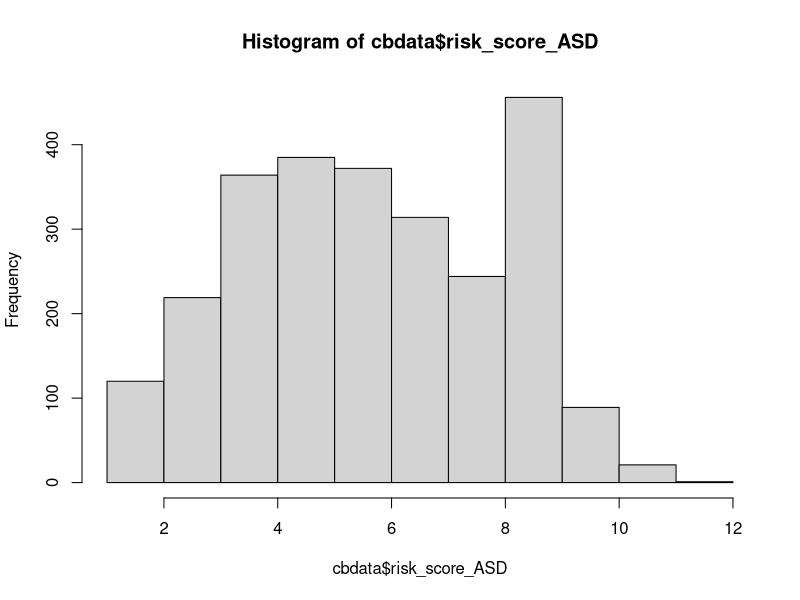
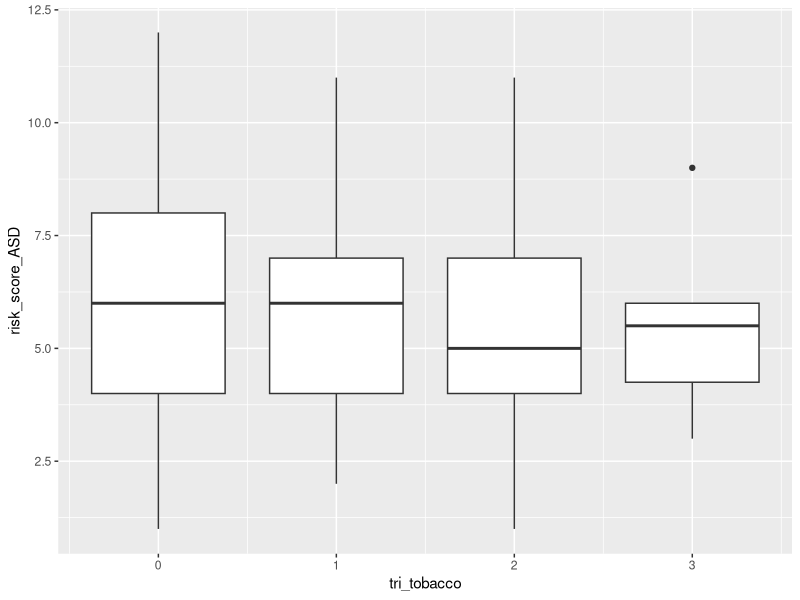
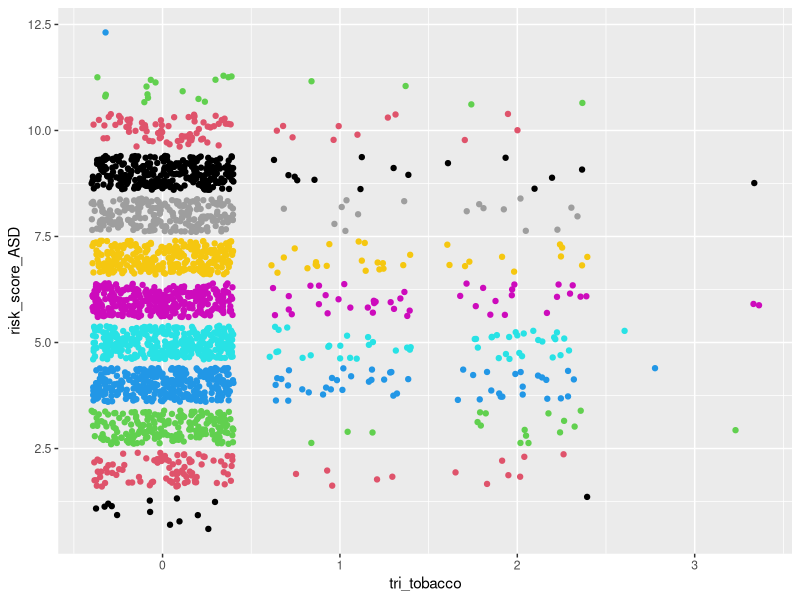
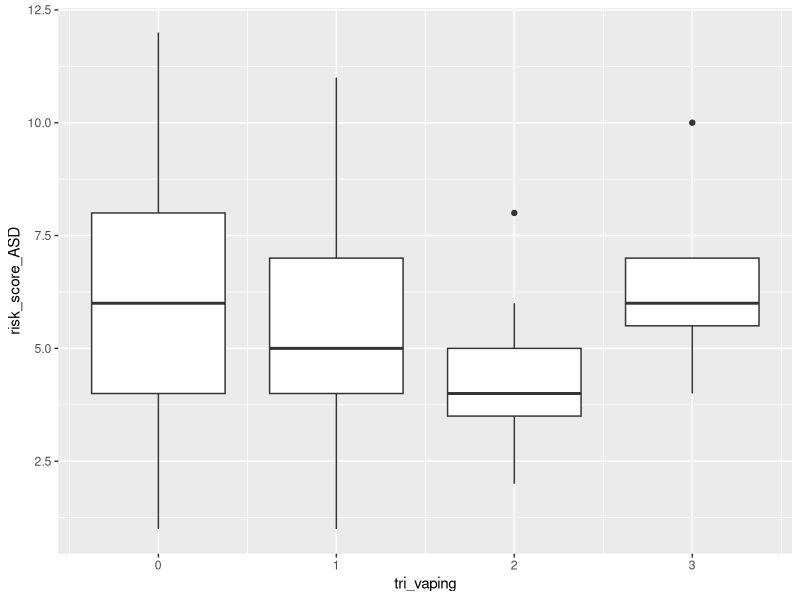
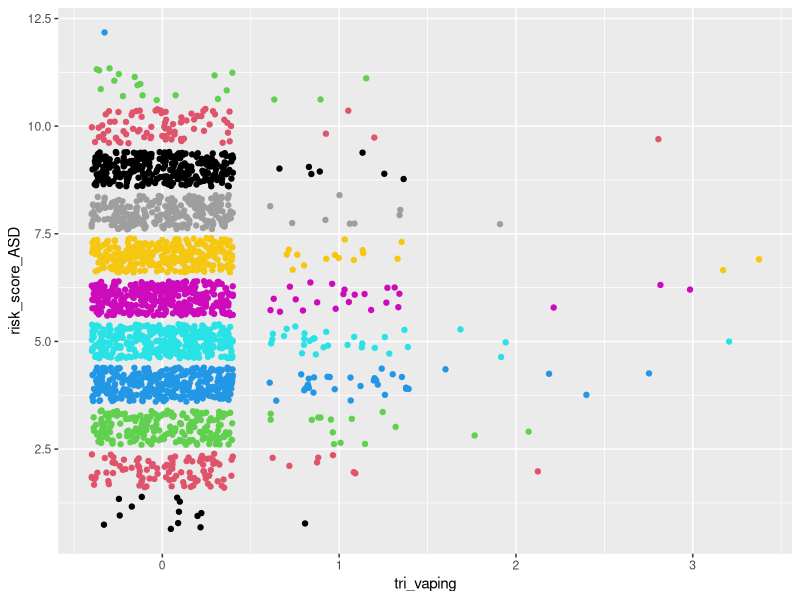
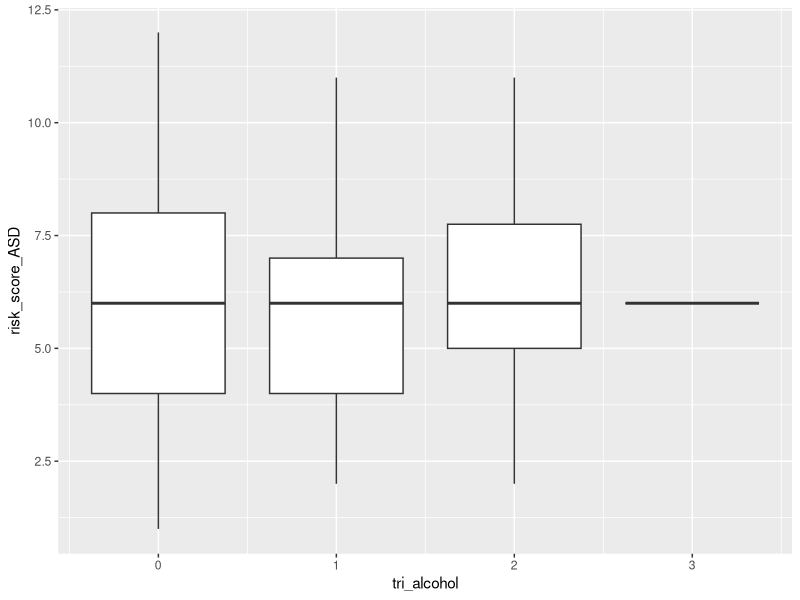
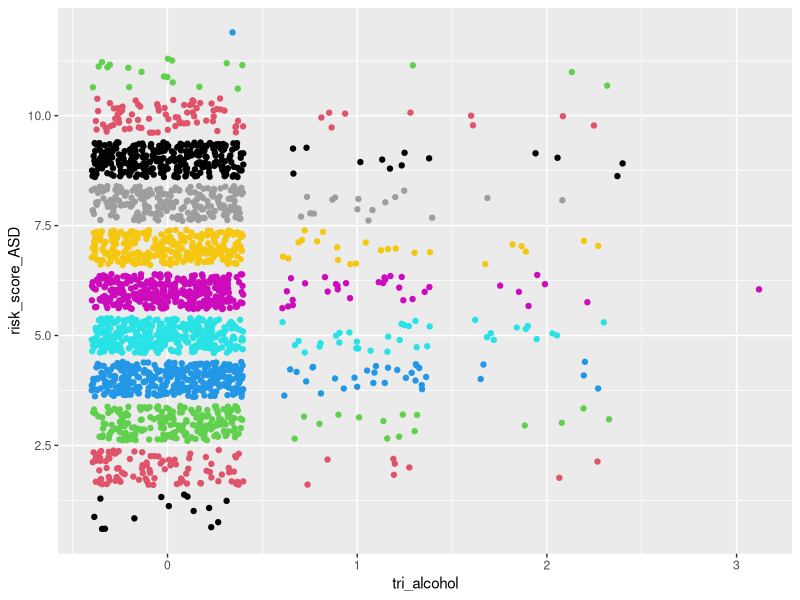
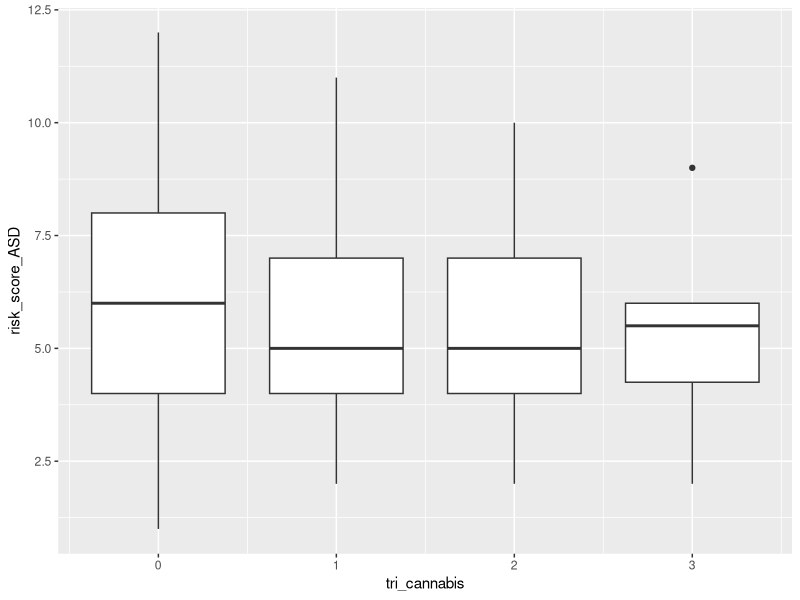

Recreate these plots in R, in order.
## ---- chunk 1
#load packages
library(readr)
library(dplyr)
library(stringr)
## ---- chunk 2
#load data
cbdata <- read_csv("ChatterBabyData.csv")
## ---- chunk 3
mean(cbdata$risk_score_ASD)
var(cbdata$risk_score_ASD)
hist(cbdata$risk_score_ASD)
## ---- chunk 4
which(colnames(cbdata) == "mat_dep"):which(colnames(cbdata) == "momfever")
cbdata[,c(126:133)][is.na(cbdata[,c(126:133)])] <- 0

cbdata$art[is.na(cbdata$art)] <- 0 
cbdata$asd_genetic[is.na(cbdata$asd_genetic)] <- 0 

#fix some NA's in totalpregnancies by setting to number of live births
cbdata$totalpregnancies[which(is.na(cbdata$totalpregnancies) == TRUE & is.na(cbdata$momlivebirths) == FALSE)] <- 
cbdata$momlivebirths[which(is.na(cbdata$totalpregnancies) == TRUE & is.na(cbdata$momlivebirths) == FALSE)]

#fix some NA's in totalpregnancies by setting to 1 if no siblings and not adopted
cbdata$totalpregnancies[which(is.na(cbdata$totalpregnancies) == TRUE & cbdata$birthordertotal == 0 & cbdata$adoption == 0)] <- 1

# set live births to number of total pregnancies 
# if number of total pregnancies = number of total siblings + 1(baby)
# so as to not include miscarriages
cbdata$momlivebirths[which((is.na(cbdata$momlivebirths) == TRUE) &
                           (cbdata$totalpregnancies == (cbdata$birthordertotal + 1)))] <-
  cbdata$totalpregnancies[which((is.na(cbdata$momlivebirths) == TRUE) & 
                                (cbdata$totalpregnancies == (cbdata$birthordertotal + 1)))]

# set live births to number of total pregnancies 
# if number of total pregnancies = number of full siblings + 1(baby) 
# so as to not include miscarriages (where birthordertotal = 0 because of NA in olderhalfsiblings)
cbdata$momlivebirths[which((is.na(cbdata$momlivebirths) == TRUE) &
                           (cbdata$totalpregnancies == (cbdata$numberfullsiblings + 1)))] <-
  cbdata$totalpregnancies[which((is.na(cbdata$momlivebirths) == TRUE) & 
                                (cbdata$totalpregnancies == (cbdata$numberfullsiblings + 1)))]

# set live births to number of full siblings + 1
# if number of total pregnancies > number of full siblings and 
# number of older half siblings = 0 so as to not include children only from father and miscarriages
cbdata$momlivebirths[which((is.na(cbdata$momlivebirths) == TRUE) & 
                           (cbdata$totalpregnancies > cbdata$numberfullsiblings) &
                           cbdata$olderhalfsiblings == 0 )] <-
  cbdata$numberfullsiblings[which((is.na(cbdata$momlivebirths) == TRUE) & 
                                  (cbdata$totalpregnancies > cbdata$numberfullsiblings) &
                                  cbdata$olderhalfsiblings == 0 )] + 1
## ---- chunk 5
# classify as post partum psychosis
cbdata <- cbdata %>% mutate(maternalpregnancyproblems___20 = replace(maternalpregnancyproblems___20, maternalpregnancyproblems_other == "post partum anxiety" | maternalpregnancyproblems_other == "Post partum anxiety" | maternalpregnancyproblems_other == "Post-partum anxiety" | maternalpregnancyproblems_other == "Postpartum hemorrhaging" | maternalpregnancyproblems_other == "Perinatal anxiety",1))
cbdata <- cbdata %>% mutate(maternalpregnancyproblems_other = replace(maternalpregnancyproblems_other, maternalpregnancyproblems_other == "post partum anxiety" | maternalpregnancyproblems_other == "Post partum anxiety" | maternalpregnancyproblems_other == "Post-partum anxiety" | maternalpregnancyproblems_other == "Postpartum hemorrhaging" | maternalpregnancyproblems_other == "Perinatal anxiety", NA ))

# classify as Chorioamnionitis 
cbdata <- cbdata %>% mutate(maternalpregnancyproblems___21 = replace(maternalpregnancyproblems___21, maternalpregnancyproblems_other == "Chorioamnionitis", 1))
cbdata <- cbdata %>% mutate(maternalpregnancyproblems_other = replace(maternalpregnancyproblems_other, maternalpregnancyproblems_other == "Chorioamnionitis", NA))

# classify as bleeding
cbdata <- cbdata %>% mutate(maternalpregnancyproblems___14 = replace(maternalpregnancyproblems___14, maternalpregnancyproblems_other == "Unusual pain in the abdomen, stress, miscarriage probability, bleeding.", 1))
cbdata <- cbdata %>% mutate(maternalpregnancyproblems_other = replace(maternalpregnancyproblems_other, maternalpregnancyproblems_other == "Unusual pain in the abdomen, stress, miscarriage probability, bleeding.", NA))

# classify as preterm labor
cbdata <- cbdata %>% mutate(maternalpregnancyproblems___11 = replace(maternalpregnancyproblems___11, maternalpregnancyproblems_other == "Early contractions with diction starting at 30 weeks. I received steroid shot to develop baby's lungs faster.", 1))
cbdata <- cbdata %>% mutate(maternalpregnancyproblems_other = replace(maternalpregnancyproblems_other, maternalpregnancyproblems_other == "Early contractions with diction starting at 30 weeks. I received steroid shot to develop baby's lungs faster.", NA))

# classify as History of recurrent miscarriage/ recurrent pregnancy loss 
cbdata <- cbdata %>% mutate(maternalpregnancyproblems___10 = replace(maternalpregnancyproblems___10, maternalpregnancyproblems_other == "Prior full term stillbirth; had double nuchal cord resulting in emergent csection at 36 weeks", 1))
cbdata <- cbdata %>% mutate(maternalpregnancyproblems_other = replace(maternalpregnancyproblems_other, maternalpregnancyproblems_other == "Prior full term stillbirth; had double nuchal cord resulting in emergent csection at 36 weeks", NA))

# classify as hypertension
cbdata <- cbdata %>% mutate(maternalpregnancyproblems___9 = replace(maternalpregnancyproblems___9, maternalpregnancyproblems_other == "Protein in urine day of induction and hypertension only at 38 weeks" | maternalpregnancyproblems_other == "Mild hypertension at 37 weeks", 1))
cbdata <- cbdata %>% mutate(maternalpregnancyproblems_other = replace(maternalpregnancyproblems_other, maternalpregnancyproblems_other == "Protein in urine day of induction and hypertension only at 38 weeks"| maternalpregnancyproblems_other == "Mild hypertension at 37 weeks", 1))

# classify as 13, Placental abruption
cbdata <- cbdata %>% mutate(maternalpregnancyproblems___13 = replace(maternalpregnancyproblems___13, maternalpregnancyproblems_other == "Calcified placenta" | maternalpregnancyproblems_other == "Placenta calcification" | maternalpregnancyproblems_other == "Placenta hematoma" | maternalpregnancyproblems_other == "placental aging" | maternalpregnancyproblems_other == "Underperfusion placenta" , 1))
cbdata <- cbdata %>% mutate(maternalpregnancyproblems_other = replace(maternalpregnancyproblems_other, maternalpregnancyproblems_other == "Calcified placenta" | maternalpregnancyproblems_other == "Placenta calcification" | maternalpregnancyproblems_other == "Placenta hematoma" | maternalpregnancyproblems_other == "placental aging"| maternalpregnancyproblems_other == "Underperfusion placenta", NA))

# Get rid of the column 
cbdata$maternalpregnancyproblems_other <- NULL
## ---- chunk 6
# Convert all Mom Trauma NA's to 0: 
cbdata$mom_trauma[is.na(cbdata$mom_trauma)] <- 0 
## ---- chunk 7
# Getting rid of column
cbdata$mat_mental_health_other = NULL
# Cleaning that can be put into other columns
cbdata[c(216, 520, 598, 1089),115] = 1
cbdata[240,83] = 1
cbdata[499,85] = 1
cbdata[c(1683, 2245), 111] = 1

# Multiple entries for one person
cbdata[912, c(227, 232)] = 1
cbdata[915, c(228, 231, 232)] = 1
cbdata[1667, c(112, 231)] = 1
cbdata[2579, c(112, 113, 230, 231)] = 1
cbdata[c(76, 2501), c(111, 112)] = 1
## ---- chunk 8
cbdata <- cbdata %>% mutate(mathealth_count = matmentalhealth___1 + matmentalhealth___2 + matmentalhealth___3 + matmentalhealth___4 + matmentalhealth___5 + matmentalhealth___6 + matmentalhealth___7)
## ---- chunk 9
# Cutting off Baby Age at 5 years old
cbdata$babyage = ifelse(cbdata$babyage <= 1825, cbdata$babyage, NA)
## ---- chunk 10
predata <- cbdata %>% select(babyage, momsdeliveryage, momsedu, sex, art, artmethod___1,
                          artmethod___7, artmethod___6, artmethod___2, artmethod___3,
                          artmethod___4, artmethod___5, mom_trauma,
                          maternalpregnancyproblems___1, maternalpregnancyproblems___2,
                          maternalpregnancyproblems___3, maternalpregnancyproblems___15,
                          maternalpregnancyproblems___21, maternalpregnancyproblems___16,
                          maternalpregnancyproblems___4, maternalpregnancyproblems___5,
                          maternalpregnancyproblems___6, maternalpregnancyproblems___7,
                          maternalpregnancyproblems___8, maternalpregnancyproblems___9,
                          maternalpregnancyproblems___10, maternalpregnancyproblems___11,
                          maternalpregnancyproblems___12, maternalpregnancyproblems___13,
                          maternalpregnancyproblems___14, maternalpregnancyproblems___17,
                          maternalpregnancyproblems___19, maternalpregnancyproblems___20,
                          maternalpregnancyproblems___18,
                          matmentalhealth___1, matmentalhealth___2, matmentalhealth___3,
                          matmentalhealth___4, matmentalhealth___5, matmentalhealth___6,
                          matmentalhealth___7, mat_dep, mat_anx,
                          mat_ocd, mat_bp, mat_adhd, mat_pssd, mathealth_count, momfever, whenfever___1,
                          whenfever___2, whenfever___3, tobacco_pregnancy_when___1,
                          tobacco_pregnancy_when___2, tobacco_pregnancy_when___3,
                          vaping_pregnancy___1, vaping_pregnancy___2, vaping_pregnancy___3,
                          alcohol_pregnancy_when___1, alcohol_pregnancy_when___2,
                          alcohol_pregnancy_when___3, cannabis_pregnancy_when___1,
                          cannabis_pregnancy_when___2, cannabis_pregnancy_when___3,
                          stimulants_pregnancy_when___1, stimulants_pregnancy_when___2,
                          stimulants_pregnancy_when___3, opioids_pregnancy_when___1,
                          opioids_pregnancy_when___2, opioids_pregnancy_when___3,
                          psychoactive_pregnancy___1, psychoactive_pregnancy___2,
                          psychoactive_pregnancy___3, delivery, momlivebirths,
                          totalpregnancies, maternalproblems1, asd1, deaf1, ddfamily1,
                          szbpfamily1, risk_score_ASD) 
## ---- chunk 11
# filter out age and live births outliers
predata <- predata %>% filter(momlivebirths != 10 & momsdeliveryage != 12 | momlivebirths != 10 & momsdeliveryage != 18)
summary(predata)
## ---- chunk 12
# resulting columns are total number of trimesters drug was used
predata$tri_tobacco = rowSums(predata[,52:54])
predata$tri_vaping = rowSums(predata[,55:57])
predata$tri_alcohol = rowSums(predata[,58:60])
predata$tri_cannabis = rowSums(predata[,61:63])
predata$tri_stimulants = rowSums(predata[,64:66])
predata$tri_opioids = rowSums(predata[,67:69])
predata$tri_psychoactives = rowSums(predata[,70:72])

# getting rid of "when drug" columns
predata[,52:72] = NULL
## ---- chunk 13
predata$mat_adhd <- ifelse(predata$mat_adhd==3, 0, predata$mat_adhd)
predata$mat_dep <- ifelse(predata$mat_dep==3, 0, predata$mat_dep)
predata$mat_anx <- ifelse(predata$mat_anx==3, 0, predata$mat_anx)
predata$mat_ocd <- ifelse(predata$mat_ocd==3, 0, predata$mat_ocd)
predata$mat_bp <- ifelse(predata$mat_bp==3, 0, predata$mat_bp)
predata$mat_pssd <- ifelse(predata$mat_pssd==3, 0, predata$mat_pssd)
## ---- chunk 14
# Convert mat_variable rows to show that mental health problem occurs before or during pregnancy

predata$mat_adhd <- ifelse(predata$mat_adhd==2, 1, predata$mat_adhd)
predata$mat_dep <- ifelse(predata$mat_dep==2, 1, predata$mat_dep)
predata$mat_anx <- ifelse(predata$mat_anx==2, 1, predata$mat_anx)
predata$mat_ocd <- ifelse(predata$mat_ocd==2, 1, predata$mat_ocd)
predata$mat_bp <- ifelse(predata$mat_bp==2, 1, predata$mat_bp)
predata$mat_pssd <- ifelse(predata$mat_pssd==2, 1, predata$mat_pssd)
## ---- chunk 15
library(ggplot2)

ggplot(predata, aes(x = tri_tobacco, y = risk_score_ASD, group = tri_tobacco)) + geom_boxplot()
ggplot(predata, aes(x = tri_tobacco, y = risk_score_ASD)) + geom_jitter(color = predata$risk_score_ASD)

ggplot(predata, aes(x = tri_vaping, y = risk_score_ASD, group = tri_vaping)) + geom_boxplot()
ggplot(predata, aes(x = tri_vaping, y = risk_score_ASD)) + geom_jitter(color = predata$risk_score_ASD)

ggplot(predata, aes(x = tri_alcohol, y = risk_score_ASD, group = tri_alcohol)) + geom_boxplot()
ggplot(predata, aes(x = tri_alcohol, y = risk_score_ASD)) + geom_jitter(color = predata$risk_score_ASD)

ggplot(predata, aes(x = tri_cannabis, y = risk_score_ASD, group = tri_cannabis)) + geom_boxplot()
ggplot(predata, aes(x = tri_cannabis, y = risk_score_ASD)) + geom_jitter(color = predata$risk_score_ASD)

ggplot(predata, aes(x = tri_stimulants, y = risk_score_ASD, group = tri_stimulants)) + geom_boxplot()
ggplot(predata, aes(x = tri_stimulants, y = risk_score_ASD)) + geom_jitter(color = predata$risk_score_ASD)

ggplot(predata, aes(x = tri_opioids, y = risk_score_ASD, group = tri_opioids)) + geom_boxplot()
ggplot(predata, aes(x = tri_opioids, y = risk_score_ASD)) + geom_jitter(color = predata$risk_score_ASD)

ggplot(predata, aes(x = tri_psychoactives, y = risk_score_ASD, group = tri_psychoactives)) + geom_boxplot()
ggplot(predata, aes(x = tri_psychoactives, y = risk_score_ASD)) + geom_jitter(color = predata$risk_score_ASD)
## ---- chunk 16
library(corrplot)

var1 <- c("matmentalhealth___1", "matmentalhealth___2", "matmentalhealth___3", "matmentalhealth___4", "matmentalhealth___5", "matmentalhealth___6")
predata1 <- predata[ ,var1]
corrmat <- round(cor(predata1), 4)
corrplot(corrmat)
## ---- chunk 17

maledata <- predata %>% filter(sex == 1)
m10 <- glm(risk_score_ASD ~ maternalproblems1 + maternalpregnancyproblems___15 + maternalpregnancyproblems___19 +  matmentalhealth___2 + asd1 + mat_pssd, data = maledata, family = "poisson")
summary(m10) # matmentalhealth___2 , maternalpregnancyproblems___19 

femaledata <- predata %>% filter(sex == 0)
m11 <- glm(risk_score_ASD ~ maternalproblems1 + maternalpregnancyproblems___15 + maternalpregnancyproblems___19 +  matmentalhealth___2 + asd1 + mat_pssd, data = femaledata, family = "poisson")
summary(m11) # maternalproblems1, matmentalhealth___2

## ---- chunk 18
set.seed(12345)
2388*.7
i = sample(1:2388, 1672, replace = FALSE)
training = predata[i,]
testing = predata[-i,]

model6 = glm(risk_score_ASD ~., data = training, family = "poisson")
summary(model6)

predictions3 = round(exp(predict(model6, testing)))
summary(predictions3)
table(predictions3, testing$risk_score_ASD)
